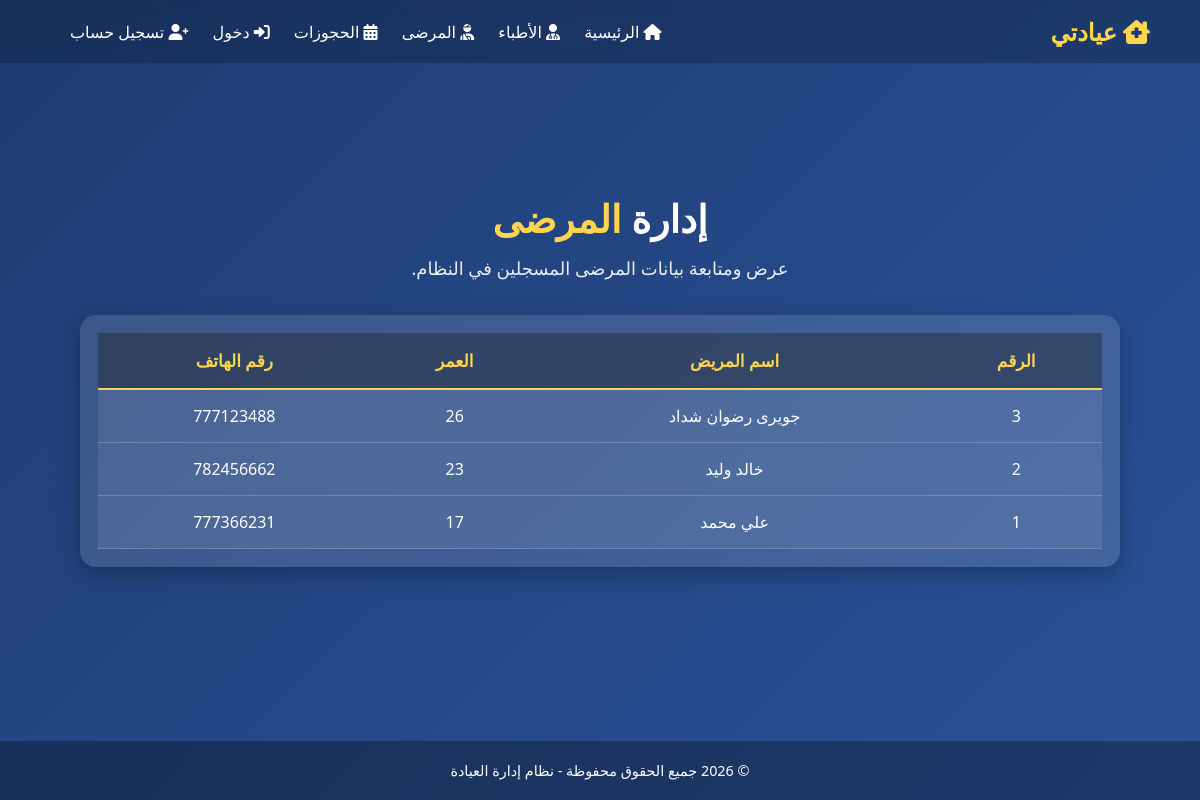
The app's page /patients/ with its own data.
### store/models.py (models this page shows, shortened)
class Patient(models.Model):
    name = models.CharField(max_length=100, verbose_name='اسم المريض')
    age = models.IntegerField(verbose_name='العمر')
    phone = models.CharField(max_length=20, verbose_name='رقم الهاتف')

### store/views.py (the view)
# urls.py: path('patients/', views.patients, name='patients'),
def patients(request):
    patients_list = Patient.objects.all().order_by('name')
    return render(request, 'store/patients.html', {'patients': patients_list})

### store/templates/store/patients.html (shortened to what this page needs)
{% extends 'base.html' %}
{% block content %}
<section class="patients-page">
    <div class="patients-title">
        <h1>إدارة <span>المرضى</span></h1>
        <p>عرض ومتابعة بيانات المرضى المسجلين في النظام.</p>
    </div>
    <div class="patients-table-container">
        <table class="patients-table">
            <thead>
                <tr>
                    <th>الرقم</th>
                    <th>اسم المريض</th>
                    <th>العمر</th>
                    <th>رقم الهاتف</th>
                </tr>
            </thead>
            <tbody>
                {% for patient in patients %}
                <tr>
                    <td>{{ patient.id }}</td>
                    <td>{{ patient.name }}</td>
                    <td>{{ patient.age }}</td>
                    <td>{{ patient.phone }}</td>
                </tr>
                {% empty %}
                <tr>
                    <td colspan="4" class="no-patients">
                        لا يوجد مرضى مسجلون حاليًا
                    </td>
                </tr>
                {% endfor %}
            </tbody>
        </table>
    </div>
</section>
{% endblock %}

### static/css/style.css (style rules this page uses)
* { margin: 0; padding: 0; box-sizing: border-box; font-family: 'Segoe UI', Tahoma, sans-serif; }
body { background: linear-gradient(135deg, #1e3c72 0%, #2a5298 100%); color: #fff; min-height: 100vh; display: flex; flex-direction: column; }
table { width: 100%; border-collapse: collapse; text-align: center; background: rgba(255,255,255,.08); }
th, td { padding: 14px 15px; border-bottom: 1px solid rgba(255,255,255,.18); }
th { background: rgba(0,0,0,.25); color: #ffd54f; font-size: 1rem; }
td { color: #fff; font-size: 1rem; }

### store/templates/store/patients.html (style rules this page uses)
.patients-page { padding: 120px 30px 50px; max-width: 1100px; margin: 0 auto; }
.patients-title { text-align: center; margin-bottom: 35px; }
.patients-title h1 { font-size: 38px; color: #ffffff; margin-bottom: 12px; }
.patients-title h1 span { color: #ffd54f; }
.patients-title p { color: #eeeeee; font-size: 18px; }
.patients-table-container { width: 100%; overflow-x: auto; background: rgba(255, 255, 255, 0.12); padding: 18px; border-radius: 16px; box-shadow: 0 8px 25px rgba(0, 0, 0, 0.25); }
.patients-table { width: 100%; border-collapse: collapse; background: rgba(255, 255, 255, 0.08); text-align: center; direction: rtl; }
.patients-table th { background: rgba(0, 0, 0, 0.35); color: #ffd54f; padding: 16px; font-size: 17px; border-bottom: 2px solid #ffd54f; }
.patients-table td { color: #ffffff; padding: 15px; font-size: 16px; border-bottom: 1px solid rgba(255, 255, 255, 0.2); }

### records on screen
Patient: id "3", name "جويرى رضوان شداد", age "26", phone "777123488"
Patient: id "2", name "خالد وليد", age "23", phone "782456662"
Patient: id "1", name "علي محمد", age "17", phone "777366231"
